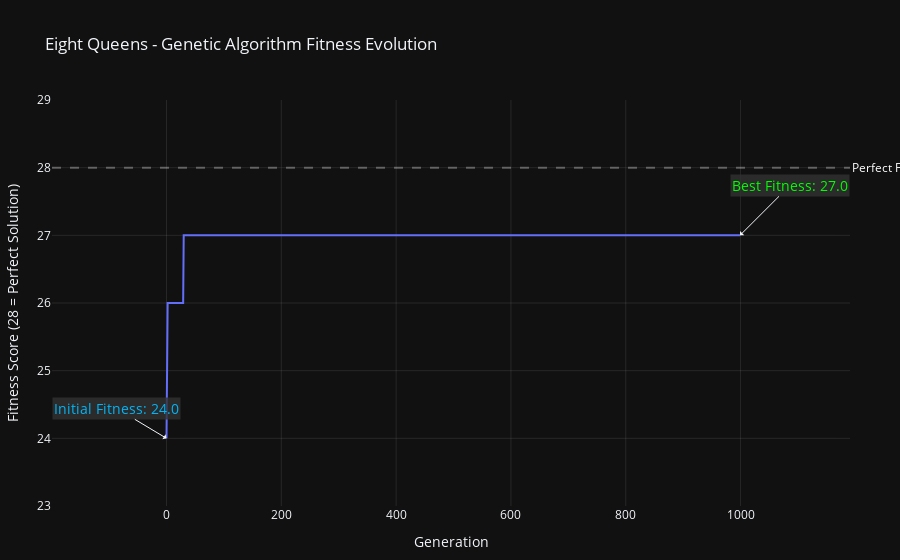

The cell this chart's notebook holds for it:
### Code cell
# Run and plot GA

# Run the genetic algorithm and collect data
ga = GeneticEightQueens(population_size=50, mutation_rate=0.1)
solution, fitness_history = ga.solve(max_generations=1000)

# Create DataFrame
df = pd.DataFrame({
    'Generation': range(len(fitness_history)),
    'Fitness': fitness_history
})

# Create the figure with dark theme using plotly express
fig = px.line(
    df,
    x='Generation',
    y='Fitness',
    title='Eight Queens - Genetic Algorithm Fitness Evolution',
    labels={'Fitness': 'Fitness Score (28 = Perfect Solution)', 'Generation': 'Generation'},
    template='plotly_dark'
)

# Add the solution point as a marker if found
solution_point = df[df['Fitness'] == 28]
if not solution_point.empty:
    fig.add_scatter(
        x=solution_point['Generation'],
        y=solution_point['Fitness'],
        mode='markers',
        name='Solution Found',
        marker=dict(color='#00FF00', size=15, symbol='star')
    )

# Add reference line for perfect fitness
fig.add_hline(
    y=28, 
    line_dash="dash", 
    line_color="rgba(255, 255, 255, 0.3)",
    annotation_text="Perfect Fitness (28)",
    annotation_position="right",
    annotation_font_color="white"
)

# Add annotations for initial and final fitness
fig.add_annotation(
    x=0,
    y=fitness_history[0],
    text=f"Initial Fitness: {fitness_history[0]}",
    showarrow=True,
    arrowhead=1,
    ax=-50,
    ay=-30,
    font=dict(size=14, color='#00B5F7'),
    bgcolor='rgba(50, 50, 50, 0.8)'
)

if solution_point.empty:
    final_gen = len(fitness_history) - 1
    final_fitness = fitness_history[-1]
    annotation_text = f"Best Fitness: {final_fitness}"
else:
    final_gen = solution_point['Generation'].iloc[0]
    annotation_text = "Solution Found!"

fig.add_annotation(
    x=final_gen,
    y=fitness_history[final_gen],
    text=annotation_text,
    showarrow=True,
    arrowhead=1,
    ax=50,
    ay=-50,
    font=dict(size=14, color='#00FF00'),
    bgcolor='rgba(50, 50, 50, 0.8)'
)

# Final adjustments
fig.update_layout(
    xaxis=dict(gridcolor='rgba(128, 128, 128, 0.2)', zeroline=False),
    yaxis=dict(gridcolor='rgba(128, 128, 128, 0.2)', zeroline=False, range=[min(fitness_history) - 1, 29]),
    legend=dict(
        yanchor="top",
        y=0.99,
        xanchor="left",
        x=0.01,
        bgcolor='rgba(50, 50, 50, 0.8)'
    ),
    hovermode='x unified',
    margin=dict(t=100, b=50, l=50, r=50)
)

print(f"Solution found in {final_gen + 1} generations")
print(f"Final fitness: {fitness_history[final_gen]}")
fig.show()

### Figure 1 — Plotly figure (JSON) as saved in the notebook; plotly's stock layout.template omitted (floating-point values rounded to 4 significant figures; data arrays with more than 128 entries replaced by an {"elided": "..."} marker saying what was removed)
{"data": [{"hovertemplate": "Generation=%{x}<br>Fitness Score (28 = Perfect Solution)=%{y}<extra></extra>", "legendgroup": "", "line": {"color": "#636efa", "dash": "solid"}, "marker": {"symbol": "circle"}, "mode": "lines", "name": "", "orientation": "v", "showlegend": false, "type": "scatter", "x": {"elided": "1000 int values"}, "xaxis": "x", "y": {"elided": "1000 int values"}, "yaxis": "y"}], "layout": {"annotations": [{"font": {"color": "white"}, "showarrow": false, "text": "Perfect Fitness (28)", "x": 1, "xanchor": "left", "xref": "x domain", "y": 28, "yanchor": "middle", "yref": "y"}, {"arrowhead": 1, "ax": -50, "ay": -30, "bgcolor": "rgba(50, 50, 50, 0.8)", "font": {"color": "#00B5F7", "size": 14}, "showarrow": true, "text": "Initial Fitness: 24.0", "x": 0, "y": 24}, {"arrowhead": 1, "ax": 50, "ay": -50, "bgcolor": "rgba(50, 50, 50, 0.8)", "font": {"color": "#00FF00", "size": 14}, "showarrow": true, "text": "Best Fitness: 27.0", "x": 999, "y": 27}], "hovermode": "x unified", "legend": {"bgcolor": "rgba(50, 50, 50, 0.8)", "tracegroupgap": 0, "x": 0.01, "xanchor": "left", "y": 0.99, "yanchor": "top"}, "margin": {"b": 50, "l": 50, "r": 50, "t": 100}, "shapes": [{"line": {"color": "rgba(255, 255, 255, 0.3)", "dash": "dash"}, "type": "line", "x0": 0, "x1": 1, "xref": "x domain", "y0": 28, "y1": 28, "yref": "y"}], "title": {"text": "Eight Queens - Genetic Algorithm Fitness Evolution"}, "xaxis": {"anchor": "y", "domain": [0, 1], "gridcolor": "rgba(128, 128, 128, 0.2)", "title": {"text": "Generation"}, "zeroline": false}, "yaxis": {"anchor": "x", "domain": [0, 1], "gridcolor": "rgba(128, 128, 128, 0.2)", "range": [23, 29], "title": {"text": "Fitness Score (28 = Perfect Solution)"}, "zeroline": false}}}
